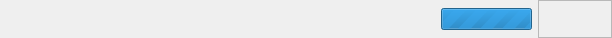
<?xml version="1.0" encoding="UTF-8"?>
<ui version="4.0">
 <class>LocalModStatusBar</class>
 <widget class="QWidget" name="LocalModStatusBar">
  <property name="geometry">
   <rect>
    <x>0</x>
    <y>0</y>
    <width>612</width>
    <height>38</height>
   </rect>
  </property>
  <property name="windowTitle">
   <string>Form</string>
  </property>
  <layout class="QHBoxLayout" name="horizontalLayout_2">
   <property name="leftMargin">
    <number>0</number>
   </property>
   <property name="topMargin">
    <number>0</number>
   </property>
   <property name="rightMargin">
    <number>0</number>
   </property>
   <property name="bottomMargin">
    <number>0</number>
   </property>
   <item>
    <widget class="QStackedWidget" name="stackedWidget">
     <property name="sizePolicy">
      <sizepolicy hsizetype="Preferred" vsizetype="Fixed">
       <horstretch>0</horstretch>
       <verstretch>0</verstretch>
      </sizepolicy>
     </property>
     <property name="currentIndex">
      <number>0</number>
     </property>
     <widget class="QWidget" name="page">
      <layout class="QGridLayout" name="gridLayout">
       <item row="0" column="0">
        <widget class="QLabel" name="label"/>
       </item>
      </layout>
     </widget>
     <widget class="QWidget" name="page_2"/>
    </widget>
   </item>
   <item>
    <widget class="QProgressBar" name="progressBar">
     <property name="sizePolicy">
      <sizepolicy hsizetype="Fixed" vsizetype="Fixed">
       <horstretch>0</horstretch>
       <verstretch>0</verstretch>
      </sizepolicy>
     </property>
     <property name="maximum">
      <number>0</number>
     </property>
     <property name="value">
      <number>0</number>
     </property>
    </widget>
   </item>
   <item>
    <widget class="QFrame" name="frame">
     <property name="frameShape">
      <enum>QFrame::StyledPanel</enum>
     </property>
     <property name="frameShadow">
      <enum>QFrame::Raised</enum>
     </property>
     <layout class="QHBoxLayout" name="horizontalLayout">
      <property name="spacing">
       <number>0</number>
      </property>
      <property name="leftMargin">
       <number>0</number>
      </property>
      <property name="topMargin">
       <number>0</number>
      </property>
      <property name="rightMargin">
       <number>0</number>
      </property>
      <property name="bottomMargin">
       <number>0</number>
      </property>
      <item>
       <widget class="QToolButton" name="listButton">
        <property name="toolTip">
         <string>List Mode</string>
        </property>
        <property name="icon">
         <iconset theme="view-list-details">
          <normaloff>.</normaloff>.</iconset>
        </property>
        <property name="checkable">
         <bool>true</bool>
        </property>
        <property name="autoRaise">
         <bool>true</bool>
        </property>
       </widget>
      </item>
      <item>
       <widget class="QToolButton" name="iconButton">
        <property name="toolTip">
         <string>Icon Mode</string>
        </property>
        <property name="icon">
         <iconset theme="view-list-icons">
          <normaloff>.</normaloff>.</iconset>
        </property>
        <property name="checkable">
         <bool>true</bool>
        </property>
        <property name="autoRaise">
         <bool>true</bool>
        </property>
       </widget>
      </item>
      <item>
       <widget class="QToolButton" name="detailButton">
        <property name="toolTip">
         <string>Detail Mode</string>
        </property>
        <property name="icon">
         <iconset theme="view-list-text">
          <normaloff>.</normaloff>.</iconset>
        </property>
        <property name="checkable">
         <bool>true</bool>
        </property>
        <property name="autoRaise">
         <bool>true</bool>
        </property>
       </widget>
      </item>
     </layout>
    </widget>
   </item>
  </layout>
 </widget>
 <resources/>
 <connections/>
</ui>
